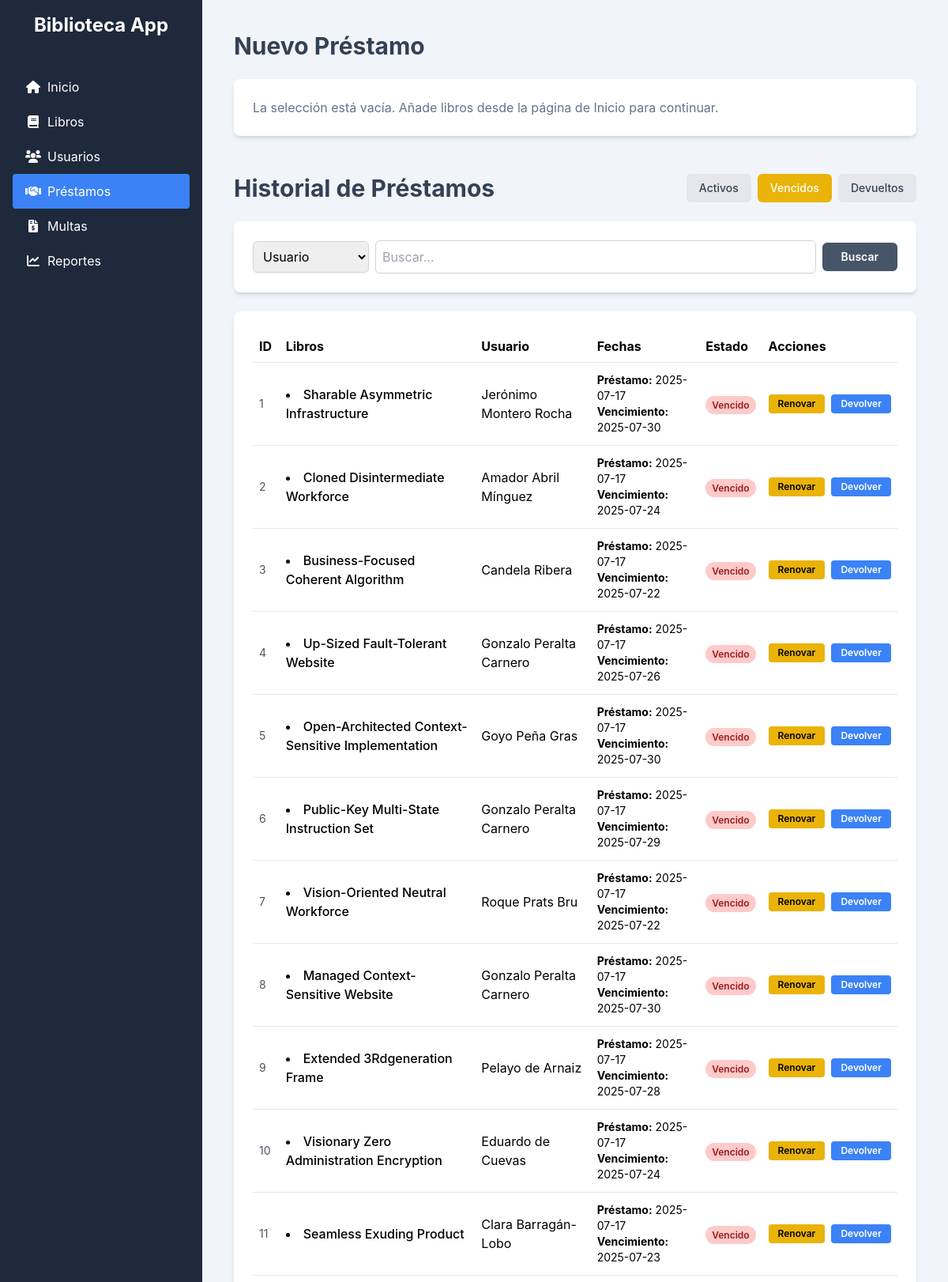
/prestamos/?estado=vencidos&q= (signed in, upper part), run on the app's committed database.
### GestionApp/models.py (models this page shows, shortened)
class Prestamo(models.Model):
    id_prestamo = models.AutoField(primary_key=True)
    usuario = models.ForeignKey(Usuario, on_delete=models.CASCADE)
    login_usuario = models.ForeignKey(LoginUsuario, on_delete=models.CASCADE)
    fecha_prestamo = models.DateField(auto_now_add=True)
    fecha_vencimiento = models.DateField()
    fecha_devolucion = models.DateField(blank=True, null=True)
    cantidad_renovaciones = models.PositiveIntegerField(default=0)

class DetallePrestamo(models.Model):
    id = models.AutoField(primary_key=True)
    prestamo = models.ForeignKey(Prestamo, on_delete=models.CASCADE)
    libro = models.ForeignKey(Libro, on_delete=models.CASCADE)

class Libro(models.Model):
    isbn = models.CharField(max_length=20, primary_key=True)
    titulo = models.CharField(max_length=255)
    autor = models.CharField(max_length=255)
    ano_publicacion = models.CharField(max_length=4, blank=True, null=True)
    categoria = models.ForeignKey(Categoria, on_delete=models.SET_NULL, null=True, blank=True)
    editorial = models.ForeignKey(Editorial, on_delete=models.SET_NULL, null=True, blank=True)
    stock = models.OneToOneField(Stock, on_delete=models.CASCADE)

class Usuario(models.Model):
    TIPO_USUARIO_CHOICES = [
        ('basica', 'Estudiante (Básica/Media)'),
        ('universitario', 'Universitario'),
        ('adulto', 'Adulto'),
    ]
    id_usuario = models.AutoField(primary_key=True)
    nombre_completo = models.CharField(max_length=255)
    correo_electronico = models.EmailField(unique=True)
    telefono = models.CharField(max_length=20, blank=True, null=True)
    direccion = models.TextField(blank=True, null=True)
    tipo_usuario = models.CharField(max_length=50, choices=TIPO_USUARIO_CHOICES, default='adulto')
    fecha_registro = models.DateField(auto_now_add=True)

### GestionApp/decorators.py (the view)
    def wrapper(request, *args, **kwargs):
        if 'login_usuario_id' not in request.session:
            return redirect('login')
        return function(request, *args, **kwargs)

### GestionApp/templates/GestionApp/lista_prestamos.html (shortened to what this page needs)
{% extends 'GestionApp/base.html' %}
{% block content %}
<div id="nuevo-prestamo-seccion">
    <h2 class="text-3xl font-bold text-slate-700 mb-6">Nuevo Préstamo</h2>
    <div class="bg-white p-6 rounded-lg shadow-md">
        <div id="seleccion-checkout-container">
        </div>
    </div>
</div>
<div id="historial-de-prestamos-seccion" class="mt-12">
    <div class="flex flex-wrap items-center justify-between gap-4 mb-6">
        <h2 class="text-3xl font-bold text-slate-700">Historial de Préstamos</h2>
        <div class="flex items-center gap-x-2">
            <a href="?estado=activos&q={{query|default:''}}" class="px-4 py-2 text-sm font-medium rounded-md {% if estado_filtro == 'activos' %}bg-blue-600 text-white{% else %}bg-gray-200 text-gray-700{% endif %}">Activos</a>
            <a href="?estado=vencidos&q={{query|default:''}}" class="px-4 py-2 text-sm font-medium rounded-md {% if estado_filtro == 'vencidos' %}bg-yellow-500 text-white{% else %}bg-gray-200 text-gray-700{% endif %}">Vencidos</a>
            <a href="?estado=devueltos&q={{query|default:''}}" class="px-4 py-2 text-sm font-medium rounded-md {% if estado_filtro == 'devueltos' %}bg-gray-600 text-white{% else %}bg-gray-200 text-gray-700{% endif %}">Devueltos</a>
        </div>
    </div>
    <div class="bg-white p-6 rounded-lg shadow-md mb-6">
        <form method="GET" action="{% url 'lista_prestamos' %}">
            <div class="flex items-center gap-x-2">
                <select name="campo" class="p-2 border border-gray-300 rounded-md shadow-sm">
                    <option value="usuario" {% if campo_seleccionado == 'usuario' %}selected{% endif %}>Usuario</option>
                </select>
                <input
                    type="text"
                    name="q"
                    value="{{ query|default:'' }}"
                    class="flex-grow block w-full p-2 border border-gray-300 rounded-md shadow-sm"
                    placeholder="Buscar...">
                <button type="submit" class="rounded-md bg-slate-600 px-6 py-2 text-sm font-semibold text-white shadow-sm hover:bg-slate-500">Buscar</button>
            </div>
        </form>
    </div>
    <div class="bg-white p-6 rounded-lg shadow-md overflow-x-auto">
        <table class="w-full text-left">
            <thead>
                <tr class="border-b"><th class="py-2 px-2">ID</th><th class="py-2 px-2">Libros</th><th class="py-2 px-2">Usuario</th><th class="py-2 px-2">Fechas</th><th class="py-2 px-2">Estado</th><th class="py-2 px-2">Acciones</th></tr>
            </thead>
            <tbody id="historial-prestamos-body">
                {% for prestamo in prestamos %}
                <tr class="border-b hover:bg-gray-50">
                    <td class="py-3 px-2 text-sm text-gray-600">{{ prestamo.id_prestamo }}</td>
                    <td class="py-3 px-2 font-medium">
                        <ul class="list-disc list-inside">
                        {% for detalle in prestamo.detalleprestamo_set.all %}
                            <li>{{ detalle.libro.titulo }}</li>
                        {% endfor %}
                        </ul>
                    </td>
                    <td class="py-3 px-2">{{ prestamo.usuario.nombre_completo }}</td>
                    <td class="py-3 px-2 text-sm">
                        <p><b>Préstamo:</b> {{ prestamo.fecha_prestamo|date:"Y-m-d" }}</p>
                        <p><b>Vencimiento:</b> {{ prestamo.fecha_vencimiento|date:"Y-m-d" }}</p>
                    </td>
                    <td class="py-3 px-2">
                        {% if prestamo.fecha_devolucion %}
                            <span class="px-2 py-1 text-xs font-semibold rounded-full bg-gray-200 text-gray-800">Devuelto</span>
                        {% elif prestamo.fecha_vencimiento < today %}
                            <span class="px-2 py-1 text-xs font-semibold rounded-full bg-red-200 text-red-800">Vencido</span>
                        {% else %}
                            <span class="px-2 py-1 text-xs font-semibold rounded-full bg-green-200 text-green-800">Activo</span>
                        {% endif %}
                    </td>
                    <td class="py-3 px-2">
                        {% if not prestamo.fecha_devolucion %}
                        <div class="flex items-center gap-x-2">
                            <button class="btn-renovar text-xs bg-yellow-500 hover:bg-yellow-600 text-black font-semibold py-1 px-3 rounded" data-url="{% url 'renovar_prestamo' prestamo_id=prestamo.id_prestamo %}">Renovar</button>
                            <button class="btn-devolucion text-xs bg-blue-500 hover:bg-blue-600 text-white font-semibold py-1 px-3 rounded" data-url="{% url 'devolucion_prestamo' prestamo_id=prestamo.id_prestamo %}">Devolver</button>
                        </div>
                        {% endif %}
                    </td>
                </tr>
                {% empty %}
                <tr><td colspan="6" class="text-center py-10">No hay préstamos que coincidan con los filtros.</td></tr>
                {% endfor %}
            </tbody>
        </table>
    </div>
</div>
{% endblock %}

### GestionApp/templates/GestionApp/base.html (style rules this page uses)
body { font-family: 'Inter', sans-serif; }

### data on the page
Prestamo: id_prestamo "1", usuario.nombre_completo "Jerónimo Montero Rocha", fecha_prestamo "2025-07-17", fecha_vencimiento "2025-07-30", shows "Vencido", shows "Renovar"
DetallePrestamo: libro.titulo "Sharable Asymmetric Infrastructure"
Prestamo: id_prestamo "2", usuario.nombre_completo "Amador Abril Mínguez", fecha_prestamo "2025-07-17", fecha_vencimiento "2025-07-24", shows "Vencido", shows "Renovar"
DetallePrestamo: libro.titulo "Cloned Disintermediate Workforce"
Prestamo: id_prestamo "3", usuario.nombre_completo "Candela Ribera", fecha_prestamo "2025-07-17", fecha_vencimiento "2025-07-22", shows "Vencido", shows "Renovar"
DetallePrestamo: libro.titulo "Business-Focused Coherent Algorithm"
Prestamo: id_prestamo "4", usuario.nombre_completo "Gonzalo Peralta Carnero", fecha_prestamo "2025-07-17", fecha_vencimiento "2025-07-26", shows "Vencido", shows "Renovar"
DetallePrestamo: libro.titulo "Up-Sized Fault-Tolerant Website"
Prestamo: id_prestamo "5", usuario.nombre_completo "Goyo Peña Gras", fecha_prestamo "2025-07-17", fecha_vencimiento "2025-07-30", shows "Vencido", shows "Renovar"
DetallePrestamo: libro.titulo "Open-Architected Context-Sensitive Implementation"
Prestamo: id_prestamo "6", usuario.nombre_completo "Gonzalo Peralta Carnero", fecha_prestamo "2025-07-17", fecha_vencimiento "2025-07-29", shows "Vencido", shows "Renovar"
DetallePrestamo: libro.titulo "Public-Key Multi-State Instruction Set"
Prestamo: id_prestamo "7", usuario.nombre_completo "Roque Prats Bru", fecha_prestamo "2025-07-17", fecha_vencimiento "2025-07-22", shows "Vencido", shows "Renovar"
DetallePrestamo: libro.titulo "Vision-Oriented Neutral Workforce"
Prestamo: id_prestamo "8", usuario.nombre_completo "Gonzalo Peralta Carnero", fecha_prestamo "2025-07-17", fecha_vencimiento "2025-07-30", shows "Vencido", shows "Renovar"
DetallePrestamo: libro.titulo "Managed Context-Sensitive Website"
Prestamo: id_prestamo "9", usuario.nombre_completo "Pelayo de Arnaiz", fecha_prestamo "2025-07-17", fecha_vencimiento "2025-07-28", shows "Vencido", shows "Renovar"
DetallePrestamo: libro.titulo "Extended 3Rdgeneration Frame"
Prestamo: id_prestamo "10", usuario.nombre_completo "Eduardo de Cuevas", fecha_prestamo "2025-07-17", fecha_vencimiento "2025-07-24", shows "Vencido", shows "Renovar"
DetallePrestamo: libro.titulo "Visionary Zero Administration Encryption"
Prestamo: id_prestamo "11", usuario.nombre_completo "Clara Barragán-Lobo", fecha_prestamo "2025-07-17", fecha_vencimiento "2025-07-23", shows "Vencido", shows "Renovar"
DetallePrestamo: libro.titulo "Seamless Exuding Product"
